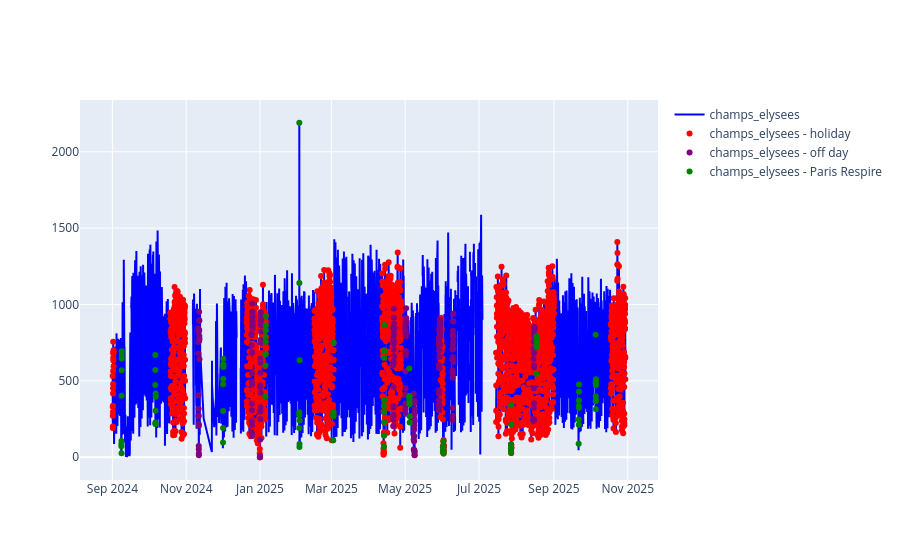

The notebook cell saved with this chart:
### Markdown cell above
## XGBoost Model

### Code cell
fig = go.Figure()
file = "dataset/champs_elysees.csv"
df = pd.read_csv(file, parse_dates=["Date et heure de comptage"], sep=";")
df = add_categorical_day_columns(df)
df = df.sort_values(by="Date et heure de comptage")

# plot full series in blue
fig.add_trace(
    go.Scatter(
        x=df["Date et heure de comptage"],
        y=df["Débit horaire"],
        mode="lines",
        name=file.split("/")[-1].replace(".csv", ""),
        line=dict(color="blue"),
        hovertemplate="%{x}<br>Débit horaire: %{y}<extra></extra>",
    )
)

# overlay holiday points in red
holidays = df[df["is_holiday"] == 1]
fig.add_trace(
    go.Scatter(
        x=holidays["Date et heure de comptage"],
        y=holidays["Débit horaire"],
        mode="markers",
        name=f"{file.split("/")[-1].replace(".csv", "")} - holiday",
        marker=dict(color="red", size=6),
        hovertemplate="%{x}<br>Débit horaire: %{y}<extra></extra>",
    )
)
off_days = df[df["is_off_day"] == 1]
fig.add_trace(
    go.Scatter(
        x=off_days["Date et heure de comptage"],
        y=off_days["Débit horaire"],
        mode="markers",
        name=f"{file.split("/")[-1].replace(".csv", "")} - off day",
        marker=dict(color="purple", size=6),
        hovertemplate="%{x}<br>Débit horaire: %{y}<extra></extra>",
    )
)
paris_respire_days = df[df["is_paris_respire"] == 1]
fig.add_trace(
    go.Scatter(
        x=paris_respire_days["Date et heure de comptage"],
        y=paris_respire_days["Débit horaire"],
        mode="markers",
        name=f"{file.split("/")[-1].replace(".csv", "")} - Paris Respire",
        marker=dict(color="green", size=6),
        hovertemplate="%{x}<br>Débit horaire: %{y}<extra></extra>",
    )
)

### Figure 1 — Plotly figure (JSON) as saved in the notebook; plotly's stock layout.template omitted (floating-point values rounded to 4 significant figures; data arrays with more than 128 entries replaced by an {"elided": "..."} marker saying what was removed)
{"data": [{"hovertemplate": "%{x}<br>Débit horaire: %{y}<extra></extra>", "line": {"color": "blue"}, "mode": "lines", "name": "champs_elysees", "type": "scatter", "x": {"elided": "9266 str values"}, "y": {"elided": "9266 float values"}}, {"hovertemplate": "%{x}<br>Débit horaire: %{y}<extra></extra>", "marker": {"color": "red", "size": 6}, "mode": "markers", "name": "champs_elysees - holiday", "type": "scatter", "x": {"elided": "3043 str values"}, "y": {"elided": "3043 float values"}}, {"hovertemplate": "%{x}<br>Débit horaire: %{y}<extra></extra>", "marker": {"color": "purple", "size": 6}, "mode": "markers", "name": "champs_elysees - off day", "type": "scatter", "x": {"elided": "240 str values"}, "y": {"elided": "240 float values"}}, {"hovertemplate": "%{x}<br>Débit horaire: %{y}<extra></extra>", "marker": {"color": "green", "size": 6}, "mode": "markers", "name": "champs_elysees - Paris Respire", "type": "scatter", "x": ["2024-09-08T10:00:00+02:00", "2024-09-08T11:00:00+02:00", "2024-09-08T12:00:00+02:00", "2024-09-08T13:00:00+02:00", "2024-09-08T14:00:00+02:00", "2024-09-08T15:00:00+02:00", "2024-09-08T16:00:00+02:00", "2024-09-08T17:00:00+02:00", "2024-09-08T18:00:00+02:00", "2024-10-06T10:00:00+02:00", "2024-10-06T11:00:00+02:00", "2024-10-06T12:00:00+02:00", "2024-10-06T13:00:00+02:00", "2024-10-06T14:00:00+02:00", "2024-10-06T15:00:00+02:00", "2024-10-06T16:00:00+02:00", "2024-10-06T17:00:00+02:00", "2024-10-06T18:00:00+02:00", "2024-12-01T10:00:00+01:00", "2024-12-01T11:00:00+01:00", "2024-12-01T12:00:00+01:00", "2024-12-01T13:00:00+01:00", "2024-12-01T14:00:00+01:00", "2024-12-01T15:00:00+01:00", "2024-12-01T16:00:00+01:00", "2024-12-01T17:00:00+01:00", "2024-12-01T18:00:00+01:00", "2025-01-05T10:00:00+01:00", "2025-01-05T11:00:00+01:00", "2025-01-05T12:00:00+01:00", "2025-01-05T13:00:00+01:00", "2025-01-05T14:00:00+01:00", "2025-01-05T15:00:00+01:00", "2025-01-05T16:00:00+01:00", "2025-01-05T17:00:00+01:00", "2025-01-05T18:00:00+01:00", "2025-02-02T10:00:00+01:00", "2025-02-02T11:00:00+01:00", "2025-02-02T12:00:00+01:00", "2025-02-02T13:00:00+01:00", "2025-02-02T14:00:00+01:00", "2025-02-02T15:00:00+01:00", "2025-02-02T16:00:00+01:00", "2025-02-02T17:00:00+01:00", "2025-02-02T18:00:00+01:00", "2025-03-02T10:00:00+01:00", "2025-03-02T11:00:00+01:00", "2025-03-02T12:00:00+01:00", "2025-03-02T13:00:00+01:00", "2025-03-02T14:00:00+01:00", "2025-03-02T15:00:00+01:00", "2025-03-02T16:00:00+01:00", "2025-03-02T17:00:00+01:00", "2025-03-02T18:00:00+01:00", "2025-04-13T10:00:00+02:00", "2025-04-13T11:00:00+02:00", "2025-04-13T12:00:00+02:00", "2025-04-13T13:00:00+02:00", "2025-04-13T14:00:00+02:00", "2025-04-13T15:00:00+02:00", "2025-04-13T16:00:00+02:00", "2025-04-13T17:00:00+02:00", "2025-04-13T18:00:00+02:00", "2025-05-04T10:00:00+02:00", "2025-05-04T11:00:00+02:00", "2025-05-04T12:00:00+02:00", "2025-05-04T13:00:00+02:00", "2025-05-04T14:00:00+02:00", "2025-05-04T15:00:00+02:00", "2025-05-04T16:00:00+02:00", "2025-05-04T17:00:00+02:00", "2025-05-04T18:00:00+02:00", "2025-06-01T10:00:00+02:00", "2025-06-01T11:00:00+02:00", "2025-06-01T12:00:00+02:00", "2025-06-01T13:00:00+02:00", "2025-06-01T14:00:00+02:00", "2025-06-01T15:00:00+02:00", "2025-06-01T16:00:00+02:00", "2025-06-01T17:00:00+02:00", "2025-06-01T18:00:00+02:00", "2025-07-27T10:00:00+02:00", "2025-07-27T11:00:00+02:00", "2025-07-27T12:00:00+02:00", "2025-07-27T13:00:00+02:00", "2025-07-27T14:00:00+02:00", "2025-07-27T15:00:00+02:00", "2025-07-27T16:00:00+02:00", "2025-07-27T17:00:00+02:00", "2025-07-27T18:00:00+02:00", "2025-08-17T10:00:00+02:00", "2025-08-17T11:00:00+02:00", "2025-08-17T12:00:00+02:00", "2025-08-17T13:00:00+02:00", "2025-08-17T14:00:00+02:00", "2025-08-17T15:00:00+02:00", "2025-08-17T16:00:00+02:00", "2025-08-17T17:00:00+02:00", "2025-08-17T18:00:00+02:00", "2025-09-21T10:00:00+02:00", "2025-09-21T11:00:00+02:00", "2025-09-21T12:00:00+02:00", "2025-09-21T13:00:00+02:00", "2025-09-21T14:00:00+02:00", "2025-09-21T15:00:00+02:00", "2025-09-21T16:00:00+02:00", "2025-09-21T17:00:00+02:00", "2025-09-21T18:00:00+02:00", "2025-10-05T10:00:00+02:00", "2025-10-05T11:00:00+02:00", "2025-10-05T12:00:00+02:00", "2025-10-05T13:00:00+02:00", "2025-10-05T14:00:00+02:00", "2025-10-05T15:00:00+02:00", "2025-10-05T16:00:00+02:00", "2025-10-05T17:00:00+02:00", "2025-10-05T18:00:00+02:00"], "y": [86.0, 72.0, 107.0, 27.0, 403.0, 570.0, 669.0, 694.0, 646.0, 473.0, 571.0, 669.0, 227.0, 218.0, 220.0, 305.0, 396.0, 418.0, 96.0, 191.0, 303.0, 478.0, 513.0, 607.0, 645.0, 591.0, 603.0, 398.0, 601.0, 675.0, 788.0, 678.0, 756.0, 831.0, 924.0, 864.0, 275.0, 294.0, 2190.0, 1141.0, 191.0, 67.0, 87.0, 240.0, 635.0, NaN, 111.0, NaN, NaN, 268.0, 273.0, 284.0, 298.0, 753.0, 68.0, 336.0, 298.0, 142.0, 231.0, 375.0, 652.0, 696.0, 866.0, 389.0, 581.0, 356.0, 372.0, 400.0, 401.0, 347.0, 268.0, 227.0, 51.0, 47.0, 50.0, 79.0, 67.0, 104.0, 32.0, 41.0, 24.0, 81.0, 58.0, 44.0, 84.0, 61.0, 28.0, 80.0, 340.0, 214.0, 546.0, 792.0, NaN, 721.0, 784.0, 734.0, 761.0, 787.0, NaN, 89.0, 247.0, 213.0, 336.0, NaN, 372.0, 429.0, 323.0, 477.0, 488.0, 802.0, 399.0, 367.0, 315.0, 494.0, 472.0, 510.0, 371.0]}], "layout": {}}
